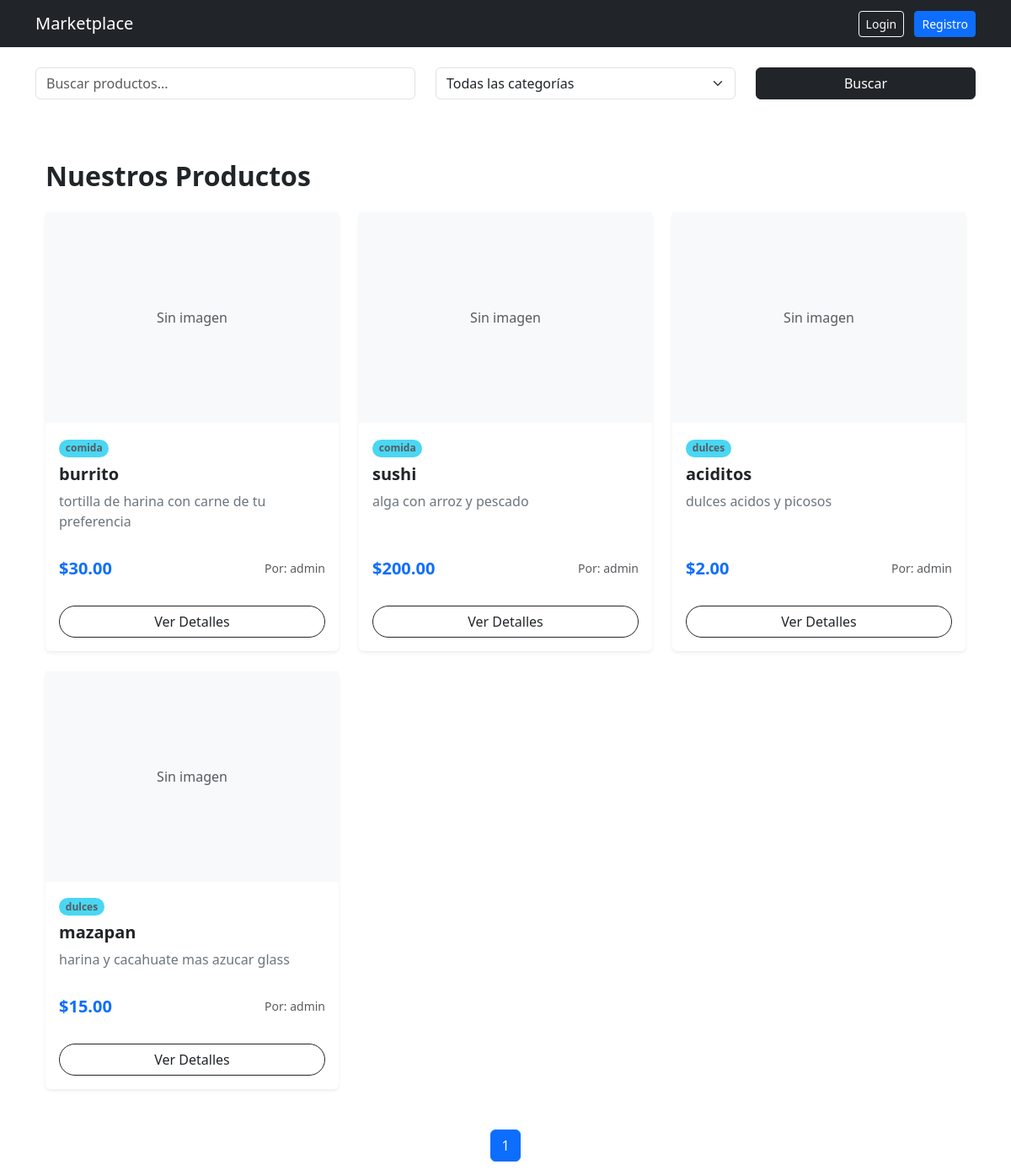
The app's page /, older data.
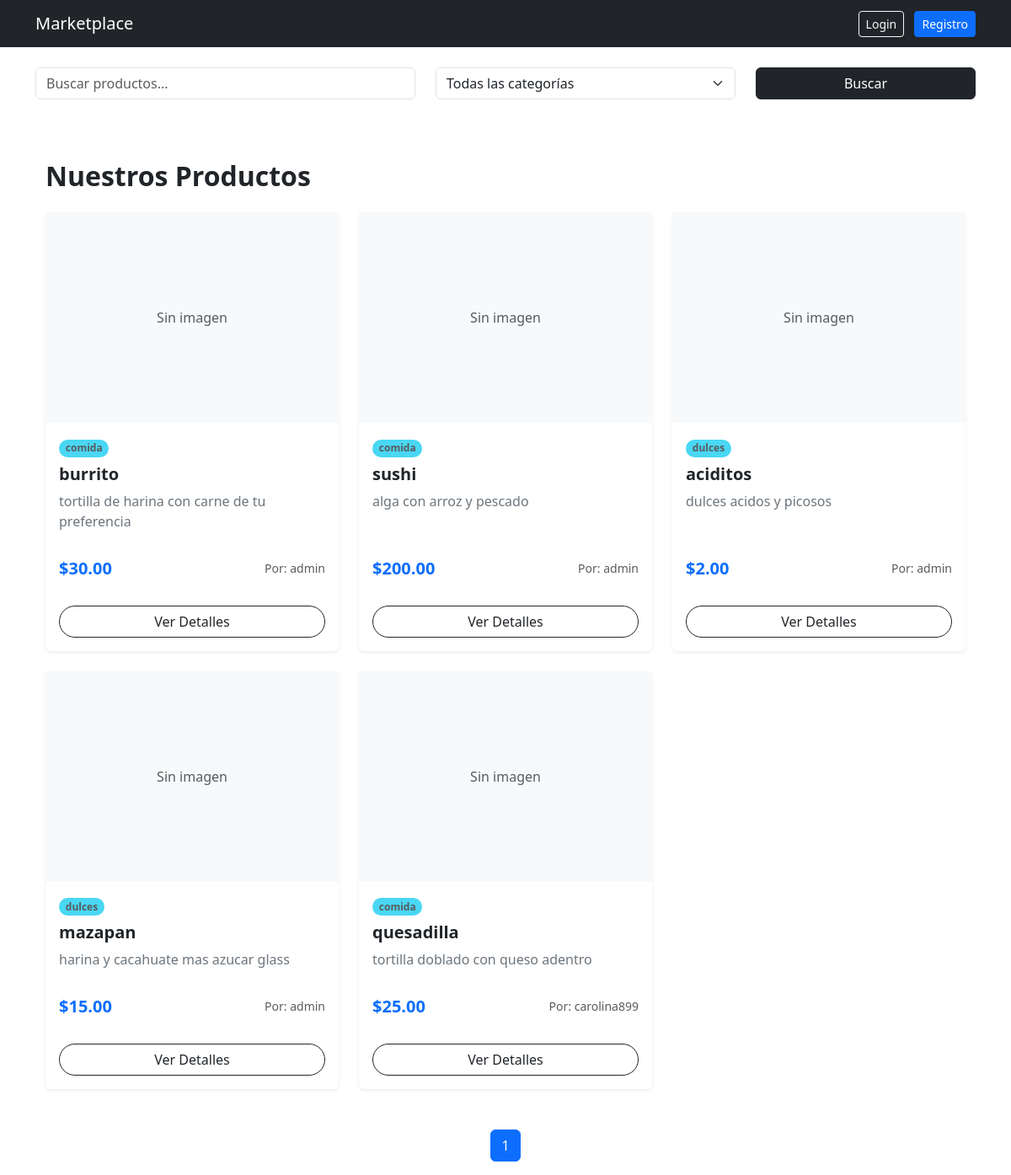
The same page, newer data.
### store/models.py (models this page shows, shortened)
class Product(models.Model):
    id = models.UUIDField(primary_key=True, default=uuid.uuid4, editable=False)
    name = models.CharField(max_length=150)
    description = models.TextField()
    image = models.ImageField(upload_to='upload/', blank=True, null=True)
    price = models.DecimalField(max_digits=10, decimal_places=2)
    stock = models.PositiveIntegerField(default=0)
    owner = models.ForeignKey(
        User,
        on_delete=models.CASCADE,
        related_name='products'
    )  # 1:N
    categories = models.ManyToManyField(
        Category,
        related_name='products'
    )  # N:M
    created_at = models.DateTimeField(auto_now_add=True)

class Category(models.Model):
    id = models.UUIDField(primary_key=True, default=uuid.uuid4, editable=False)
    name = models.CharField(max_length=100)
    description = models.TextField(blank=True)

class User(AbstractUser):
    id = models.UUIDField(primary_key=True, default=uuid.uuid4, editable=False)
    is_seller = models.BooleanField(default=False)

### store/views.py (the view)
# urls.py: 2. Add a URL to urlpatterns:  path('', views.home, name='home')
def home(request):
    query = request.GET.get('q')
    category_id = request.GET.get('category')
    products = Product.objects.select_related(
        'owner'
    ).prefetch_related(
        'categories'
    ).all()
    if query:
        products = products.filter(
            Q(name__icontains=query) |
            Q(description__icontains=query)
        )
    if category_id:
        products = products.filter(
            categories__id=category_id
        )
    paginator = Paginator(products, 6)
    page_number = request.GET.get('page')
    page_obj = paginator.get_page(page_number)
    categories = Category.objects.all()
    return render(request, 'store/home.html', {
        'page_obj': page_obj,
        'categories': categories,
        'products': products
    })

### store/templates/store/home.html (shortened to what this page needs)
{% extends 'store/base.html' %}
{% block content %}
<form method="GET" class="row mb-4">
    <div class="col-md-5">
        <input type="text"
               name="q"
               class="form-control"
               placeholder="Buscar productos...">
    </div>
    <div class="col-md-4">
        <select name="category"
                class="form-select">
            <option value="">Todas las categorías</option>
        </select>
    </div>
    <div class="col-md-3">
        <button class="btn btn-dark w-100">
            Buscar
        </button>
    </div>
</form>
<div class="container py-5">
    <h2 class="mb-4 fw-bold text-dark">Nuestros Productos</h2>
    <div class="row row-cols-1 row-cols-md-2 row-cols-lg-3 g-4">
        {% for product in products %}
        <div class="col">
            <div class="card h-100 border-0 shadow-sm transition-hover">
                {% if product.image %}
                    <img src="{{ product.image.url }}" class="card-img-top object-fit-cover" alt="{{ product.name }}" style="height: 250px;">
                {% else %}
                    <div class="bg-light d-flex align-items-center justify-content-center" style="height: 250px;">
                        <span class="text-muted">Sin imagen</span>
                    </div>
                {% endif %}
                <div class="card-body d-flex flex-column">
                    <div class="mb-2">
                        {% for cat in product.categories.all %}
                            <span class="badge rounded-pill bg-info text-dark opacity-75 small">{{ cat.name }}</span>
                        {% endfor %}
                    </div>
                    <h5 class="card-title fw-semibold">{{ product.name }}</h5>
                    <p class="card-text text-secondary flex-grow-1">
                        {{ product.description|truncatechars:100 }}
                    </p>
                    <div class="d-flex justify-content-between align-items-center mt-3">
                        <span class="h5 mb-0 fw-bold text-primary">${{ product.price }}</span>
                        <small class="text-muted">Por: {{ product.owner.username }}</small>
                    </div>
                </div>
                <div class="card-footer bg-transparent border-top-0 pb-3">
                    <div class="d-grid pt-2">
                        <a href="#" class="btn btn-outline-dark rounded-pill">Ver Detalles</a>
                    </div>
                </div>
            </div>
        </div>
        {% empty %}
        <div class="col-12 text-center py-5">
            <p class="lead text-muted">No hay productos disponibles en este momento.</p>
        </div>
        {% endfor %}
    </div>
</div>
<nav>
<ul class="pagination justify-content-center">
    <li class="page-item active">
        <span class="page-link">
            {{ page_obj.number }}
        </span>
    </li>
</ul>
</nav>
{% endblock %}

Row changes from the older to the newer data that the page shows:
added Product: shows "Sin imagen", name "quesadilla", description "tortilla doblado con queso adentro", price "25.00", owner.username "carolina899", Category (name "comida")
